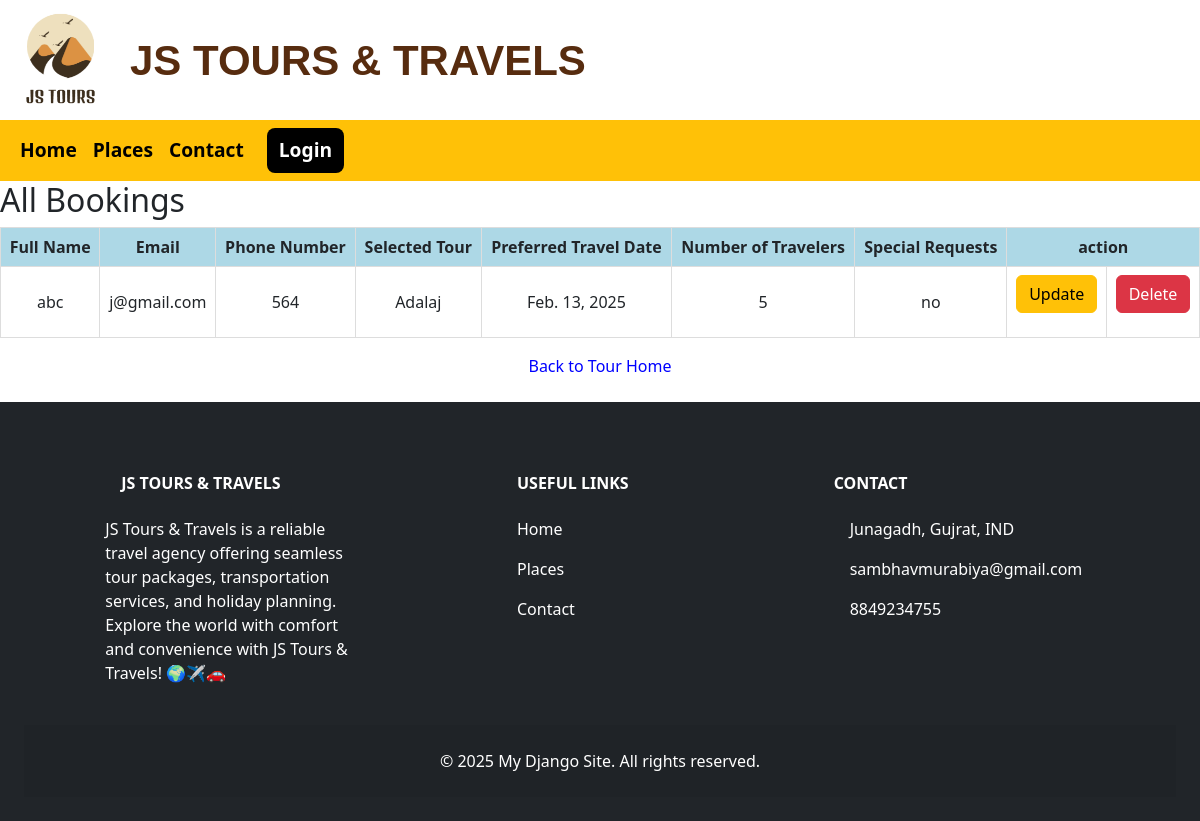
The app's page /allbooklist/, older data.
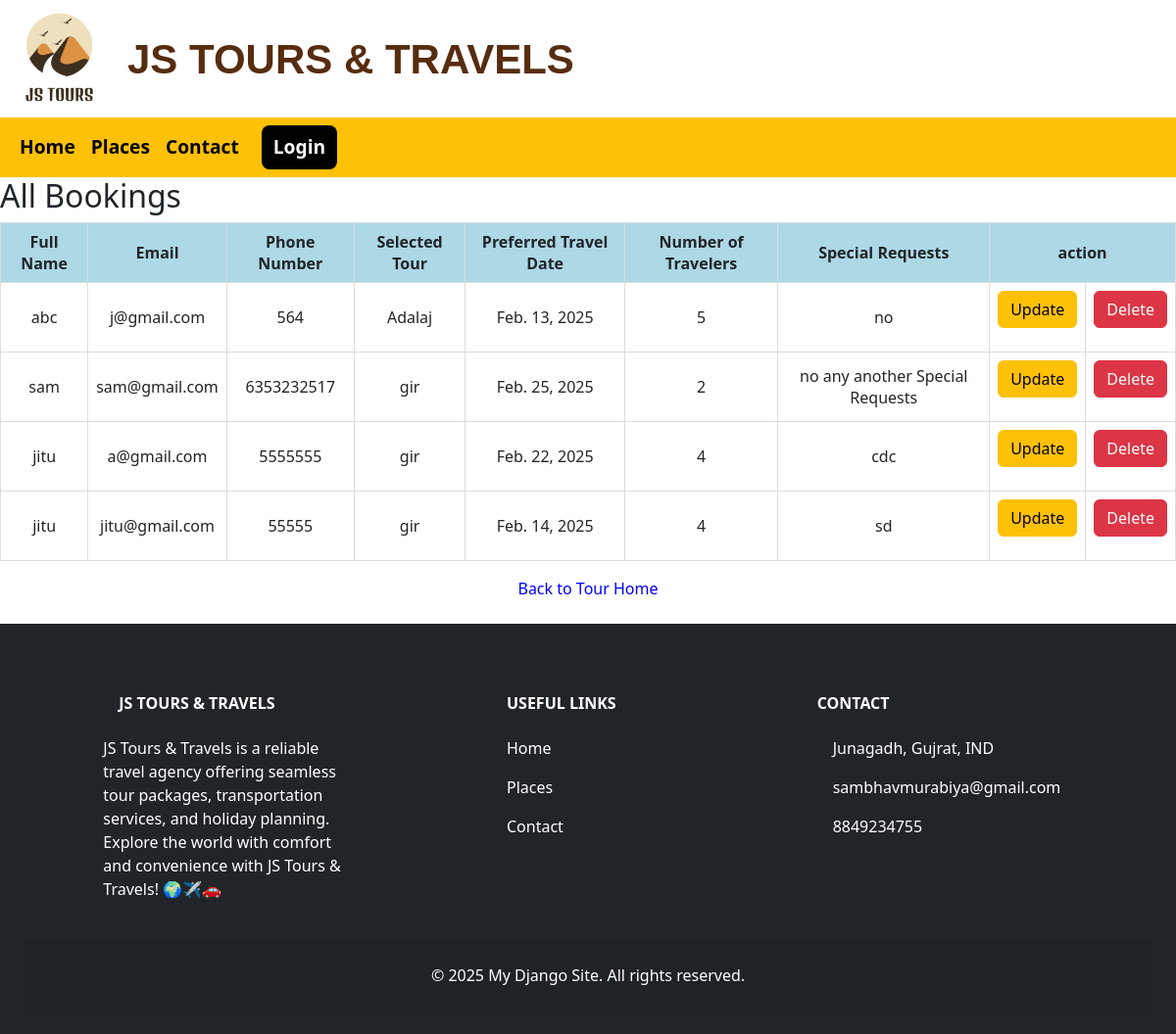
The same page, newer data.
### webapp/models.py (models this page shows, shortened)
class TourBooking(models.Model):
    fullname = models.CharField(max_length=255)
    email = models.EmailField()
    phonenumber = models.CharField(max_length=20)
    selected_tour = models.CharField(max_length=255)
    preferred_travel_date = models.DateField()
    number_of_travelers = models.IntegerField()
    special_requests = models.TextField(blank=True, null=True)

### webapp/views.py (the view)
# urls.py: path('allbooklist/',views.allbooklist, name='allbooklist'),  # Updated view function name
def allbooklist(request):
    bookings = TourBooking.objects.all()  # Get all booking records
    return render(request, "allbooklist.html", {"bookings": bookings})

### templates/allbooklist.html (shortened to what this page needs)
{% include 'header.html' %}
<!DOCTYPE html>
<html lang="en">
<head>
    <link rel="stylesheet" href="/static/css/navbar.css">
    <link href="https://cdn.jsdelivr.net/npm/bootstrap@5.3.3/dist/css/bootstrap.min.css" rel="stylesheet">
</head>
<body>
    <h2>All Bookings</h2>
    <table border="1">
        <thead>
            <tr>
                <th>Full Name</th>
                <th>Email</th>
                <th>Phone Number</th>
                <th>Selected Tour</th>
                <th>Preferred Travel Date</th>
                <th>Number of Travelers</th>
                <th>Special Requests</th>
                <th colspan="2">action</th>
            </tr>
        </thead>
        <tbody>
            {% for booking in bookings %}
                <tr>
                    <td>{{ booking.fullname }}</td>
                    <td>{{ booking.email }}</td>
                    <td>{{ booking.phonenumber }}</td>
                    <td>{{ booking.selected_tour }}</td>
                    <td>{{ booking.preferred_travel_date }}</td>
                    <td>{{ booking.number_of_travelers }}</td>
                    <td>{{ booking.special_requests }}</td>
                <td>
                    <form method="POST" action="{% url 'update_booking' booking.id %}" enctype="multipart/form-data">
                    <button type="submit" class="btn btn-warning">Update</button>
                    </form>
                </td>
                <td>
                    <form action="{% url 'delete_booking' booking.id %}" method="POST">
                        <button type="submit" class="btn btn-danger" onclick="return confirm('Are you sure you want to delete this booking?');">Delete</button>
                    </form>
                </td>
            </tr>
            {% empty %}
                <tr>
                    <td colspan="7">No bookings available.</td>
                </tr>
            {% endfor %}
        </tbody>
    </table>
    <div class="text-center mt-3">
        <a href="{% url 'homepage' %}">Back to Tour Home</a>
    </div>
    <br>
    {% include 'footer.html' %}
</body>
</html>

### templates/header.html (shortened to what this page needs)
<div class="header">
  <img src="/static/img/js2.png" alt="Logo" class="logo1">
  <span class="title">JS TOURS & TRAVELS</span>
</div>
<nav class="navbar navbar-expand-lg bg-warning navfont">
  <div class="container-fluid">
    <div class="collapse navbar-collapse" id="navbarNavDropdown" >
      <ul class="navbar-nav">
        <li class="nav-item">
          <a class="nav-link active" aria-current="page" href="{% url 'homepage' %}">Home</a>
        </li>
        <li class="nav-item">
          <a class="nav-link active" href="{% url 'place' %}">Places</a>
        </li>
        <li class="nav-item">
          <a class="nav-link active" href="{% url 'contact' %}">Contact</a>
        </li>
      {% if request.user.is_authenticated %}
        <a href="{% url 'logout' %}"
            style=" background-color: black;
                    color: white;
                    border: none;
                    padding: 8px 12px;
                    border-radius: 8px;
                    text-decoration: none;">Logout</a>
      {% else %}
        <a href="{% url 'signin' %}"
          style=" background-color: black;
                color: white;
                border: none;
                padding: 8px 12px;
                border-radius: 8px;
                text-decoration: none;">Login</a>
      {% endif %}
    </div>
    </div>
</nav>

### templates/footer.html (shortened to what this page needs)
<footer class="bg-dark text-white text-center p-4 footer1">
    <section class="">
      <div class="container text-center text-md-start mt-5">
        <div class="row mt-3">
          <div class="col-md-3 col-lg-4 col-xl-3 mx-auto mb-4">
            <h6 class="text-uppercase fw-bold mb-4">
              JS TOURS & TRAVELS
            </h6>
            <p>
                JS Tours & Travels is a reliable travel agency offering seamless tour packages, transportation services, and holiday planning. Explore the world with comfort and convenience with JS Tours & Travels! 🌍✈️🚗
            </p>
          </div>
          <div class="col-md-3 col-lg-2 col-xl-2 mx-auto mb-4">
            <h6 class="text-uppercase fw-bold mb-4">
              Useful links
            </h6>
            <p>
              <a href="{% url 'homepage' %}" class="text-reset text-decoration-none">Home</a>
            </p>
            <p>
              <a href="{% url 'place' %}" class="text-reset text-decoration-none">Places</a>
            </p>
            <p>
              <a href="{% url 'contact' %}" class="text-reset text-decoration-none">Contact</a>
            </p>
          </div>
          <div class="col-md-4 col-lg-3 col-xl-3 mx-auto mb-md-0 mb-4">
            <h6 class="text-uppercase fw-bold mb-4">Contact</h6>
            <p>Junagadh, Gujrat, IND</p>
            <p>
              sambhavmurabiya@gmail.com
            </p>
            <p>8849234755</p>
          </div>
        </div>
      </div>
    </section>
    <div class="text-center p-4" style="background-color: rgba(0, 0, 0, 0.05);">
        &copy; 2025 My Django Site. All rights reserved.
    </div>
  </footer>

### static/css/navbar.css (style rules this page uses)
.navfont { font-weight: 600; font-size: 1.2em; }
.footer1 { position: relative; bottom: 0%; width: 100%; }

### templates/header.html (style rules this page uses)
.header { display: flex; align-items: center; gap: 10px; top: 10px; left: 10px; z-index: 1000; }
.logo1 { width: 120px; height: 120px; }
.title { font-size: 42px; font-weight: bold; font-family: Arial, sans-serif; color: #572c0f; }

### templates/allbooklist.html (style rules this page uses)
table { width: 100%; border-collapse: collapse; text-align: center; }
th, td { border: 1px solid #ddd; padding: 8px; }
th { background-color: lightblue; }
a { text-decoration: none; color: blue; }

Row changes from the older to the newer data that the page shows:
added TourBooking: fullname "sam", email "sam@gmail.com", phonenumber "6353232517", selected_tour "gir", preferred_travel_date "Feb. 25, 2025", number_of_travelers "2", special_requests "no any another Special Requests"
added TourBooking: fullname "jitu", email "a@gmail.com", phonenumber "5555555", selected_tour "gir", preferred_travel_date "Feb. 22, 2025", number_of_travelers "4", special_requests "cdc"
added TourBooking: fullname "jitu", email "jitu@gmail.com", phonenumber "55555", selected_tour "gir", preferred_travel_date "Feb. 14, 2025", number_of_travelers "4", special_requests "sd"
